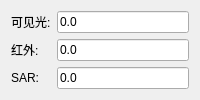
                       <widget class="QWidget" name="sp_custom">
                        <layout class="QGridLayout" name="gridLayout_27">
                         <item row="0" column="0">
                          <widget class="QLabel" name="label_opt">
                           <property name="text">
                            <string>可见光:</string>
                           </property>
                          </widget>
                         </item>
                         <item row="0" column="1">
                          <widget class="QLineEdit" name="le_opt_weight">
                           <property name="text">
                            <string>0.0</string>
                           </property>
                          </widget>
                         </item>
                         <item row="1" column="0">
                          <widget class="QLabel" name="label_IR">
                           <property name="text">
                            <string>红外:</string>
                           </property>
                          </widget>
                         </item>
                         <item row="1" column="1">
                          <widget class="QLineEdit" name="le_IR_weight">
                           <property name="text">
                            <string>0.0</string>
                           </property>
                          </widget>
                         </item>
                         <item row="2" column="0">
                          <widget class="QLabel" name="label_SAR">
                           <property name="text">
                            <string>SAR:</string>
                           </property>
                          </widget>
                         </item>
                         <item row="2" column="1">
                          <widget class="QLineEdit" name="le_SAR_weight">
                           <property name="text">
                            <string>0.0</string>
                           </property>
                          </widget>
                         </item>
                        </layout>
                       </widget>
